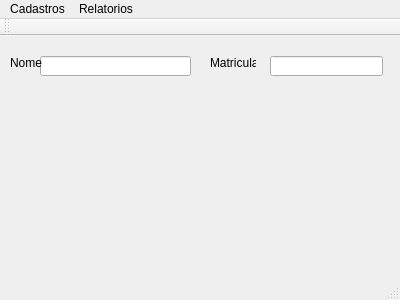
<?xml version="1.0" encoding="UTF-8"?>
<ui version="4.0">
 <class>ProgramadeHorario</class>
 <widget class="QMainWindow" name="ProgramadeHorario">
  <property name="geometry">
   <rect>
    <x>0</x>
    <y>0</y>
    <width>400</width>
    <height>300</height>
   </rect>
  </property>
  <property name="windowTitle">
   <string>MainWindow</string>
  </property>
  <widget class="QWidget" name="centralWidget">
   <widget class="QLineEdit" name="lineEdit">
    <property name="geometry">
     <rect>
      <x>40</x>
      <y>20</y>
      <width>151</width>
      <height>20</height>
     </rect>
    </property>
   </widget>
   <widget class="QLabel" name="label">
    <property name="geometry">
     <rect>
      <x>10</x>
      <y>20</y>
      <width>46</width>
      <height>13</height>
     </rect>
    </property>
    <property name="text">
     <string>Nome</string>
    </property>
   </widget>
   <widget class="QLabel" name="label_2">
    <property name="geometry">
     <rect>
      <x>210</x>
      <y>20</y>
      <width>46</width>
      <height>13</height>
     </rect>
    </property>
    <property name="text">
     <string>Matricula</string>
    </property>
   </widget>
   <widget class="QLineEdit" name="lineEdit_2">
    <property name="geometry">
     <rect>
      <x>270</x>
      <y>20</y>
      <width>113</width>
      <height>20</height>
     </rect>
    </property>
   </widget>
  </widget>
  <widget class="QToolBar" name="mainToolBar">
   <attribute name="toolBarArea">
    <enum>TopToolBarArea</enum>
   </attribute>
   <attribute name="toolBarBreak">
    <bool>false</bool>
   </attribute>
  </widget>
  <widget class="QStatusBar" name="statusBar"/>
  <widget class="QMenuBar" name="menuBar">
   <property name="geometry">
    <rect>
     <x>0</x>
     <y>0</y>
     <width>400</width>
     <height>21</height>
    </rect>
   </property>
   <widget class="QMenu" name="menuCadastro_de_horarrios">
    <property name="title">
     <string>Cadastros</string>
    </property>
    <widget class="QMenu" name="menuHorarios">
     <property name="title">
      <string>Horarios</string>
     </property>
     <addaction name="actionJornada_Semanal"/>
    </widget>
    <widget class="QMenu" name="menuProfessores">
     <property name="title">
      <string>Professores</string>
     </property>
     <addaction name="actionIncluir_3"/>
     <addaction name="actionAlterar_4"/>
     <addaction name="actionConsultar_2"/>
    </widget>
    <widget class="QMenu" name="menuCursos">
     <property name="title">
      <string>Cursos</string>
     </property>
     <addaction name="actionDisciplinas"/>
     <addaction name="actionAlterar_2"/>
     <addaction name="actionConsulta"/>
    </widget>
    <widget class="QMenu" name="menuDisciplinas">
     <property name="title">
      <string>Disciplinas</string>
     </property>
     <addaction name="actionIncluir_2"/>
     <addaction name="actionAlterar_3"/>
     <addaction name="actionConsultar"/>
    </widget>
    <addaction name="menuProfessores"/>
    <addaction name="menuCursos"/>
    <addaction name="menuHorarios"/>
    <addaction name="menuDisciplinas"/>
   </widget>
   <widget class="QMenu" name="menuRelatorios">
    <property name="title">
     <string>Relatorios</string>
    </property>
    <addaction name="actionProfessores"/>
    <addaction name="actionDisciplinas_3"/>
    <addaction name="actionHorario"/>
   </widget>
   <addaction name="menuCadastro_de_horarrios"/>
   <addaction name="menuRelatorios"/>
  </widget>
  <action name="actionCursos">
   <property name="text">
    <string>Cursos</string>
   </property>
  </action>
  <action name="actionJornada_Semanal">
   <property name="text">
    <string>Jornada Semanal</string>
   </property>
  </action>
  <action name="actionIncluir">
   <property name="text">
    <string>Incluir</string>
   </property>
  </action>
  <action name="actionAlterar">
   <property name="text">
    <string>Alterar</string>
   </property>
  </action>
  <action name="actionRemover">
   <property name="text">
    <string>Remover</string>
   </property>
  </action>
  <action name="actionDisciplinas">
   <property name="text">
    <string>Incluir </string>
   </property>
  </action>
  <action name="actionAlterar_2">
   <property name="text">
    <string>Alterar</string>
   </property>
  </action>
  <action name="actionConsulta">
   <property name="text">
    <string>Consulta</string>
   </property>
  </action>
  <action name="actionIncluir_2">
   <property name="text">
    <string>Incluir </string>
   </property>
  </action>
  <action name="actionAlterar_3">
   <property name="text">
    <string>Alterar</string>
   </property>
  </action>
  <action name="actionConsultar">
   <property name="text">
    <string>Consultar</string>
   </property>
  </action>
  <action name="actionProfessores">
   <property name="text">
    <string>Professores</string>
   </property>
  </action>
  <action name="actionDisciplinas_3">
   <property name="text">
    <string>Cursos</string>
   </property>
  </action>
  <action name="actionHorario">
   <property name="text">
    <string>Horario</string>
   </property>
  </action>
  <action name="actionIncluir_3">
   <property name="text">
    <string>Incluir</string>
   </property>
  </action>
  <action name="actionAlterar_4">
   <property name="text">
    <string>Alterar</string>
   </property>
  </action>
  <action name="actionConsultar_2">
   <property name="text">
    <string>Consultar</string>
   </property>
  </action>
 </widget>
 <layoutdefault spacing="6" margin="11"/>
 <resources/>
 <connections/>
</ui>
